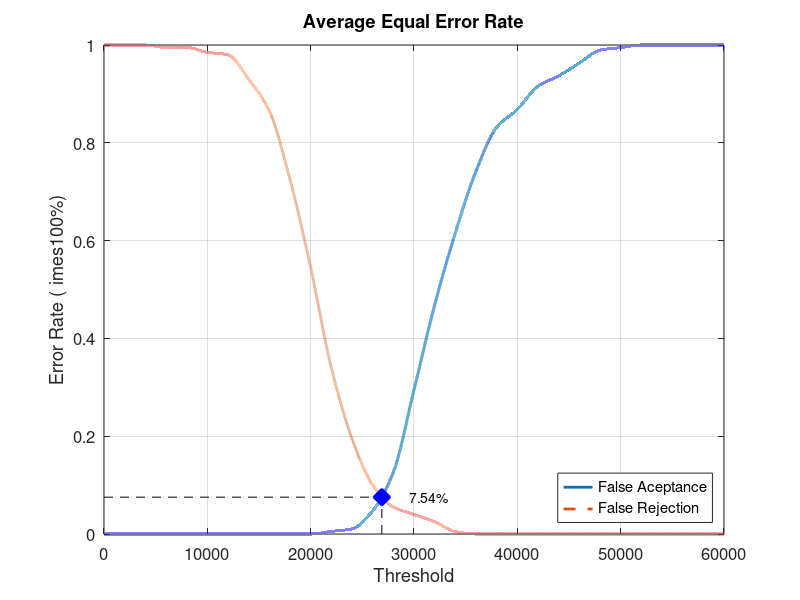
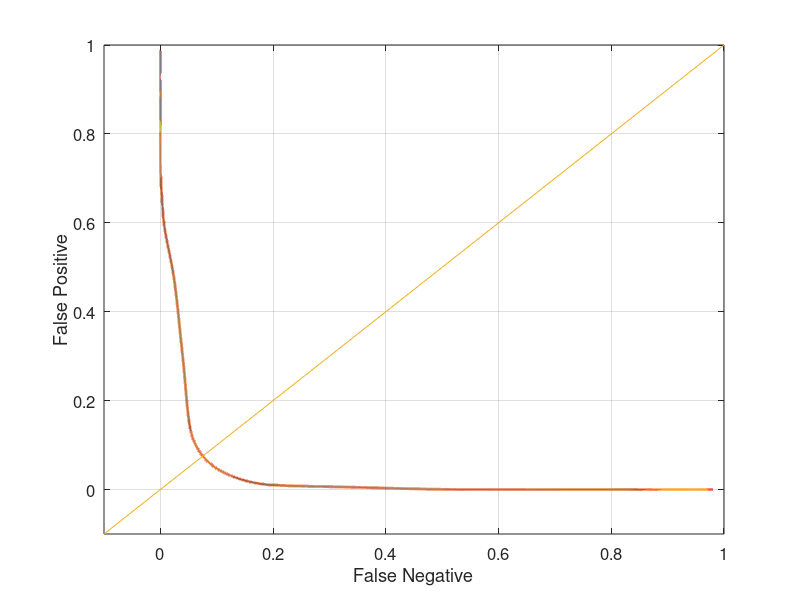

Write the MATLAB code that produced these figures, in order.
close all;
clear;
clc;
x = 0:2000:60000;
xq = 0:0.5:60000;

y0 = [0 0 0 0 0 0 0 0 0 0 0 0.00526316 0.0105263 0.0473684 0.126316 0.294737 0.468421 0.615789 0.742105 0.831579 0.868421 0.915789 0.936842 0.963158 0.989474 0.994737 1 1 1 1 1]
yy0 = interp1(x, y0, xq, 'pchip');
y1 = [1 1 1 0.995 0.995 0.985 0.98 0.93 0.865 0.725 0.545 0.34 0.195 0.1 0.055 0.04 0.025 0.005 0 0 0 0 0 0 0 0 0 0 0 0 0]
yy1 = interp1(x, y1, xq, 'pchip');

% Calculating EER: 
y2 = abs(y0 - y1);
find(y2 == min(y2))
yy2 = abs(yy0 - yy1);
xEER = find(yy2 == min(yy2));
xEERIndex = xq(xEER) % X-axis EER
yEER = yy0(xEER) % Y-axis EER

main = figure
plot(xq, yy0,'-','LineWidth', 2);	hold on
plot(xq, yy1,'--','LineWidth', 2);	hold on
plot([xEERIndex xEERIndex], [0 yEER], 'k--');	hold on
plot([0 xEERIndex], [yEER yEER], 'k--');	hold on
plot(xEERIndex, yEER, 'bx', 'LineWidth', 10);	hold on
text(xEERIndex + 10 * xEERIndex / 100, yEER, [num2str(round((10000 * yEER)) / 100) '%'])
legend('False Aceptance', 'False Rejection', 'Location', 'SouthEast')
xlabel('Threshold')
ylabel('Error Rate (	imes100%)')
title('Average Equal Error Rate')
set(gca, 'FontSize', 12)
axis([0 60000 0 1])
grid on

print(main, 'Database2_3Main', '-dpng');
FNRxFPR = figure('Color', [1 1 1]);
plot(yy1, yy0, '-', yy1, yy0, 'LineWidth', 2);
hold on
y = -0.1:0.1:1
plot(y, y); 
set(gca, 'FontSize', 12)
xlabel('False Negative')
ylabel('False Positive')
axis([-0.1 1 -0.1 1])
set(gca, 'FontSize', 12)
grid on

print(FNRxFPR, 'Database2_3FNRxFPR','-dpng');
